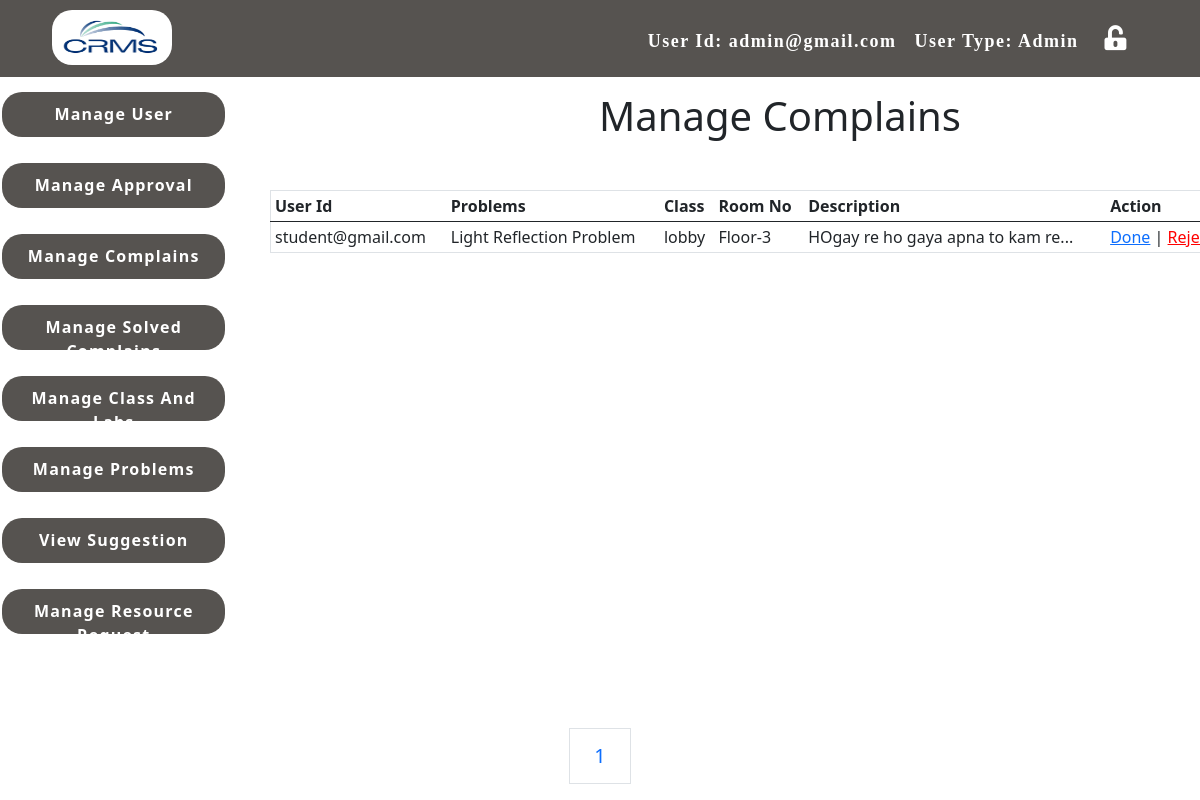
Screenshot of /Admin/complain/manage complains.php (signed in) with the database file from the repository.
### tables this page shows
CREATE TABLE IF NOT EXISTS `complain` (
  `id` int(11) NOT NULL AUTO_INCREMENT,
  `userid` varchar(50) NOT NULL,
  `type` enum('admin','lab') NOT NULL DEFAULT 'admin',
  `room` varchar(15) NOT NULL,
  `roomno` varchar(13) NOT NULL,
  `problem` varchar(70) NOT NULL,
  `description` varchar(200) NOT NULL,
  `Time_stamp` timestamp NOT NULL DEFAULT CURRENT_TIMESTAMP,
  PRIMARY KEY (`id`)
);

### Admin/complain/manage complains.php (the view, shortened to what this page needs)
<?php
include ("../header.php");
?>
	<div class="main-containt">
		<h1 class="admin-heading"> Manage Complains </h1>
		<table class=" table table-hover table table-sm" style="margin: 50px 0px; width: 100%;">
		  <thead>
		    <tr>
			<th scope="col">User Id</th>
		      <th scope="col">Problems</th>
		      <th scope="col">Class</th>
		      <th scope="col"> Room No </th>
		      <th scope="col"> Description </th>
		      <th scope="col"> Action </th>
		    </tr>
		  </thead>
		  <?php
		include ("../../config.php");
$result = mysqli_query($conn, "SELECT * FROM complain where `type`='admin'");
$results_per_page = 10;
$number_of_results = mysqli_num_rows($result);
$number_of_pages = ceil($number_of_results/$results_per_page);
if (!isset($_GET['page'])) {
  $page = 1;
} else {
  $page = $_GET['page'];
}
$this_page_first_result = ($page-1)*$results_per_page;
		$sql="SELECT * FROM complain where `type`='admin' ORDER BY id DESC LIMIT " . $this_page_first_result . ',' .  $results_per_page;
		$result1 = mysqli_query($conn, $sql);
		while($res = mysqli_fetch_array($result1)) {
			echo "<tr>";
			echo "<td>".$res['userid']."</td>";
			echo "<td>".$res['problem']."</td>";
			echo "<td>".$res['room']."</td>";
			echo "<td>".$res['roomno']."</td>";
			echo "<td>".$res['description']."</td>";
			echo "<td><a href=\"done.php?id=$res[id]\">Done</a> | <a href=\"delete.php?id=$res[id]\"   style=\"color:red; onClick=\"return confirm('Are you sure you want to Reject?')\">Reject</a></td>";
			echo "</tr>";
		}
	    	echo '<div class="fixed-bottom">';
			echo '<ul  class= "pagination justify-content-center" >';
			echo '<ul class= "pagination pagination-lg">';
	    for ($page=1;$page<=$number_of_pages;$page++) {
		echo '<a class="page-link" href="manage complains.php?page=' . $page . '">' . $page. ' </a>';
	  }
	  echo  '</ul>';
	  echo  '</ul>';
	 echo '</div>';
	?>
		</table>
	</div>

### css/style.css (style rules this page uses)
h1,h2,h3,h4,h5,h6 { margin: 0; padding: 0; }
.main-containt { width: 80%; float: left; }
.admin-heading { text-align: center; margin-top: 5px; margin-left: 60px; }
table,th,td { border: 1px solid; }
.main-containt { width: 80%; float: left; margin-top: -560px; margin-left: 270px; }
.admin-heading { text-align: center; margin-top: 5px; }

### rows the page displays
complain: userid "student@gmail.com", problem "Light Reflection Problem", room "lobby", roomno "Floor-3", description "HOgay re ho gaya apna to kam re..."

### other values shown
$email "admin@gmail.com"
$type "Admin"
